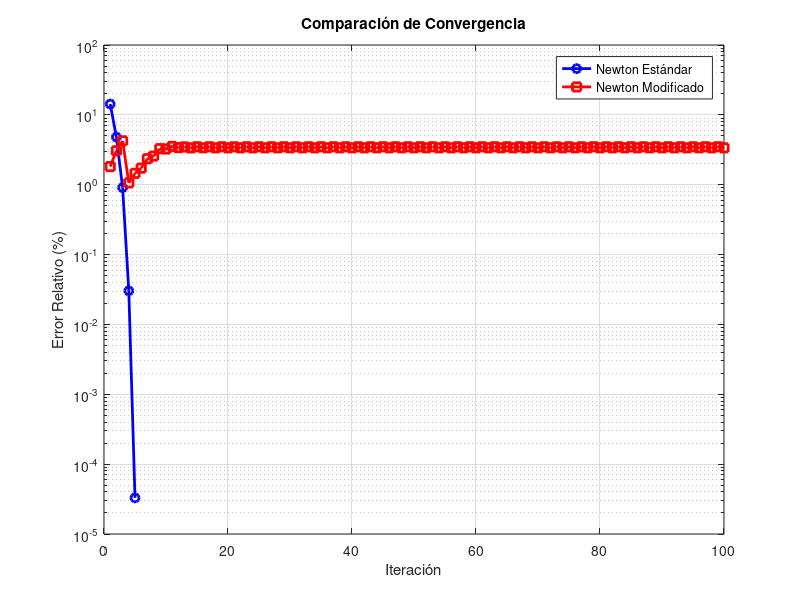

Write MATLAB code to recreate this figure.
%% Métodos Abiertos - Función f(x) = x^4 - 3x^3 + 2x^2 - x + 1
clear all;
close all;
clc;

f = @(x) x^4 - 3*x^3 + 2*x^2 - x + 1;
df = @(x) 4*x^3 - 9*x^2 + 4*x - 1; 
d2f = @(x) 12*x^2 - 18*x + 4;      


fprintf('\n=== MÉTODO DE NEWTON-RAPHSON ESTÁNDAR ===\n');
x0 = 2;
tol = 1e-6;
max_iter = 100;
iter = 0;
results_nr = [];

fprintf('Iter\t x_prev\t\t x_new\t\t f(x_new)\t Error Rel%%\n');
fprintf('------------------------------------------------\n');

while iter < max_iter
    x_new = x0 - f(x0)/df(x0);
    error_rel = abs((x_new - x0)/x_new)*100;
    iter = iter + 1;
    
    results_nr = [results_nr; iter, x0, x_new, f(x_new), error_rel];
    
    fprintf('%3d\t %8.6f\t %8.6f\t %8.2e\t %8.6f\n', ...
            iter, x0, x_new, f(x_new), error_rel);
    
    if abs(x_new - x0) < tol
        break;
    end
    x0 = x_new;
end

fprintf('\n=== MÉTODO DE NEWTON-RAPHSON MODIFICADO ===\n');
x0 = 2;
tol = 1e-6;
max_iter = 100;
iter = 0;
results_nrm = [];


df0 = df(x0); 
d2f0 = d2f(x0); 

fprintf('Iter\t x_prev\t\t x_new\t\t f(x_new)\t Error Rel%%\n');
fprintf('------------------------------------------------\n');

while iter < max_iter
   
    x_new = x0 - f(x0)/df0 - 0.5*(f(x0)^2*d2f0)/(df0^3);
    error_rel = abs((x_new - x0)/x_new)*100;
    iter = iter + 1;
    

    results_nrm = [results_nrm; iter, x0, x_new, f(x_new), error_rel];
    
    fprintf('%3d\t %8.6f\t %8.6f\t %8.2e\t %8.6f\n', ...
            iter, x0, x_new, f(x_new), error_rel);
    
    if abs(x_new - x0) < tol
        break;
    end
    x0 = x_new;
end

fprintf('\n=== RESUMEN DE RESULTADOS ===\n');
fprintf('Método\t\t Raíz\t\t Iteraciones\t Error Final\n');
fprintf('------------------------------------------------\n');
fprintf('Newton\t\t %f\t %d\t\t %.2e\n', ...
        results_nr(end,3), results_nr(end,1), results_nr(end,5));
fprintf('Newton Mod.\t %f\t %d\t\t %.2e\n', ...
        results_nrm(end,3), results_nrm(end,1), results_nrm(end,5));

figure;
semilogy(results_nr(:,1), results_nr(:,5), 'b-o', 'LineWidth', 2);
hold on;
semilogy(results_nrm(:,1), results_nrm(:,5), 'r-s', 'LineWidth', 2);
grid on;
xlabel('Iteración');
ylabel('Error Relativo (%)');
title('Comparación de Convergencia');
legend('Newton Estándar', 'Newton Modificado');
